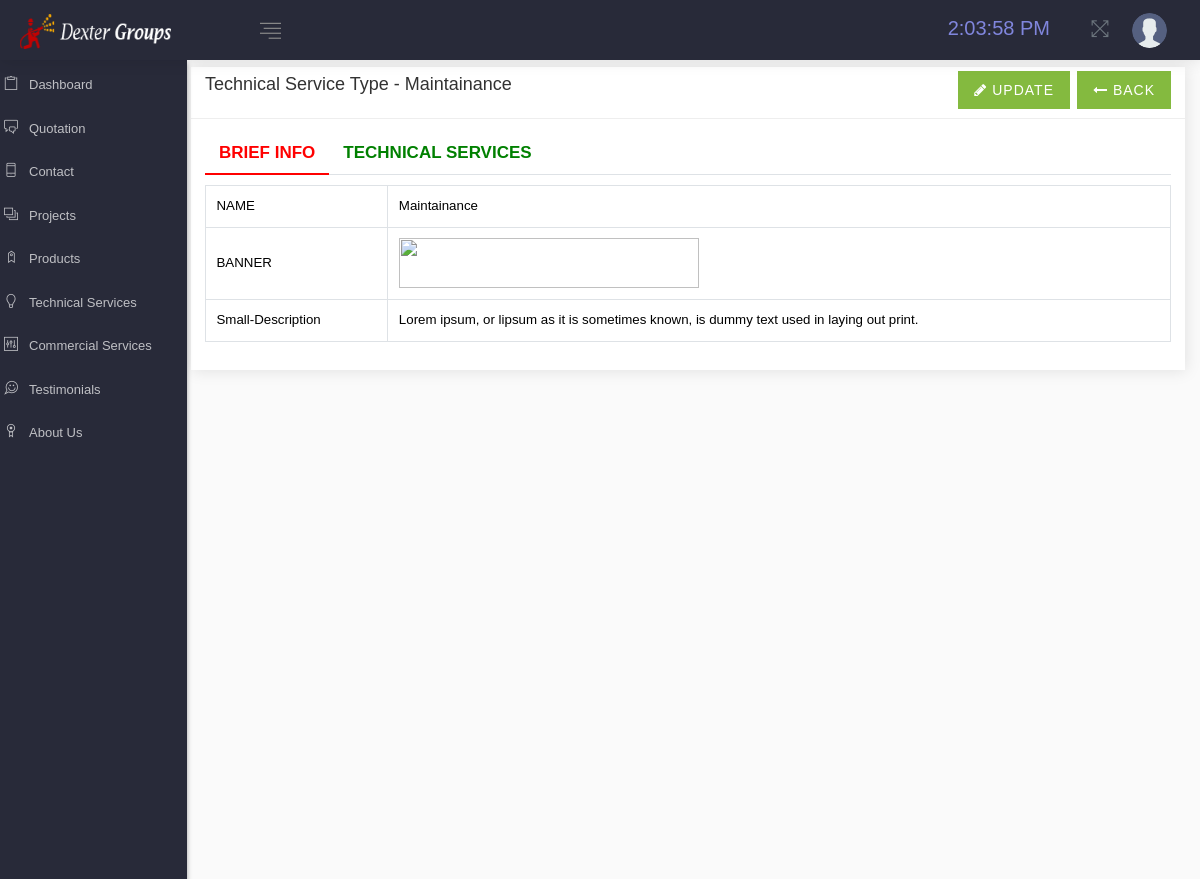
Screenshot of /admin/technical-brief.php?id=1 (signed in) with the database file from the repository.
### tables this page shows
CREATE TABLE `tech_service` (
  `tech_id` int(11) UNSIGNED NOT NULL,
  `tech_name` varchar(255) NOT NULL,
  `tech_slug` varchar(255) NOT NULL,
  `tech_img` text DEFAULT NULL,
  `tech_banner` text DEFAULT NULL,
  `tech_small_desc` text DEFAULT NULL,
  `tech_full_desc` text DEFAULT NULL,
  `tech_status` int(1) NOT NULL DEFAULT 1,
  `tech_create_at` timestamp NOT NULL DEFAULT current_timestamp(),
  `tech_update_at` timestamp NOT NULL DEFAULT current_timestamp() ON UPDATE current_timestamp(),
  `tech_delete_at` timestamp NULL DEFAULT NULL
);

### admin/config/function.php (called while the page is built, shortened)
<?php
function FilterInput($input){
	$input = strip_tags(stripslashes(trim($input)));
	return $input;
}

### admin/technical-brief.php (the view, shortened to what this page needs)
<?php include '_auth.php'; ?>
<?php
$id=FilterInput($_GET['id']);
$stmt = $PDO->prepare("SELECT * FROM tech_service WHERE tech_id='$id' AND tech_status<>2");
$stmt->execute();
$data = $stmt->fetch(PDO::FETCH_OBJ);
?>
<!DOCTYPE html>
<html lang="en">
<head>
<?php  include '_header.php'; ?>
</head>
<body>
<?php  include '_menu.php'; ?>
<div class="row">
<div class="col-md-12">
<div class="card card-statistics h-100">
<div class="card-title">
<h5>Technical Service Type - <?= $data->tech_name; ?> <a href="technical-services" class="button x-small pull-right"><i class="fa fa-long-arrow-left"></i> Back</a> <a href="technical_update?id=<?php echo $id; ?>" class="button x-small pull-right mx-2"><i class="fa fa-pencil"></i> Update</a></h5></div>
<div class="card-body">
<ul class="nav nav-tabs thmnavtab">
<li class="nav-item"><a class="nav-link active" href="technical-brief?id=<?= $data->tech_id; ?>">Brief Info</a></li>
<li class="nav-item"><a class="nav-link" href="technical-gallery?id=<?= $data->tech_id; ?>">Technical Services</a></li>
</ul>
<div class="table-responsive">
<table class="table table-hover table-bordered text-left">
<tbody>
<tr>
<td>NAME</td>
<td><?php echo $data->tech_name; ?></td>
</tr>
<tr>
<td>BANNER</td>
<td><img src="../assets/images/tech_services/banner/<?php echo $data->tech_banner; ?>" height="50" width="300"></td>
</tr>
<tr>
<td>Small-Description</td>
<td colspan="3"><?php echo $data->tech_small_desc; ?></td>
</tr>
</tbody>
</table>
</div>
</div>
</div>
</div>
</div>
<?php  include '_footer.php'; ?>
</body>
</html>

### admin/technical-brief.php (style rules this page uses)
table.text-left thead tr th, table.text-left tbody tr td { text-align: left!important; }

### rows the page displays
tech_service: tech_name "Maintainance", tech_small_desc "Lorem ipsum, or lipsum as it is sometimes known, is dummy text used in laying out print."
